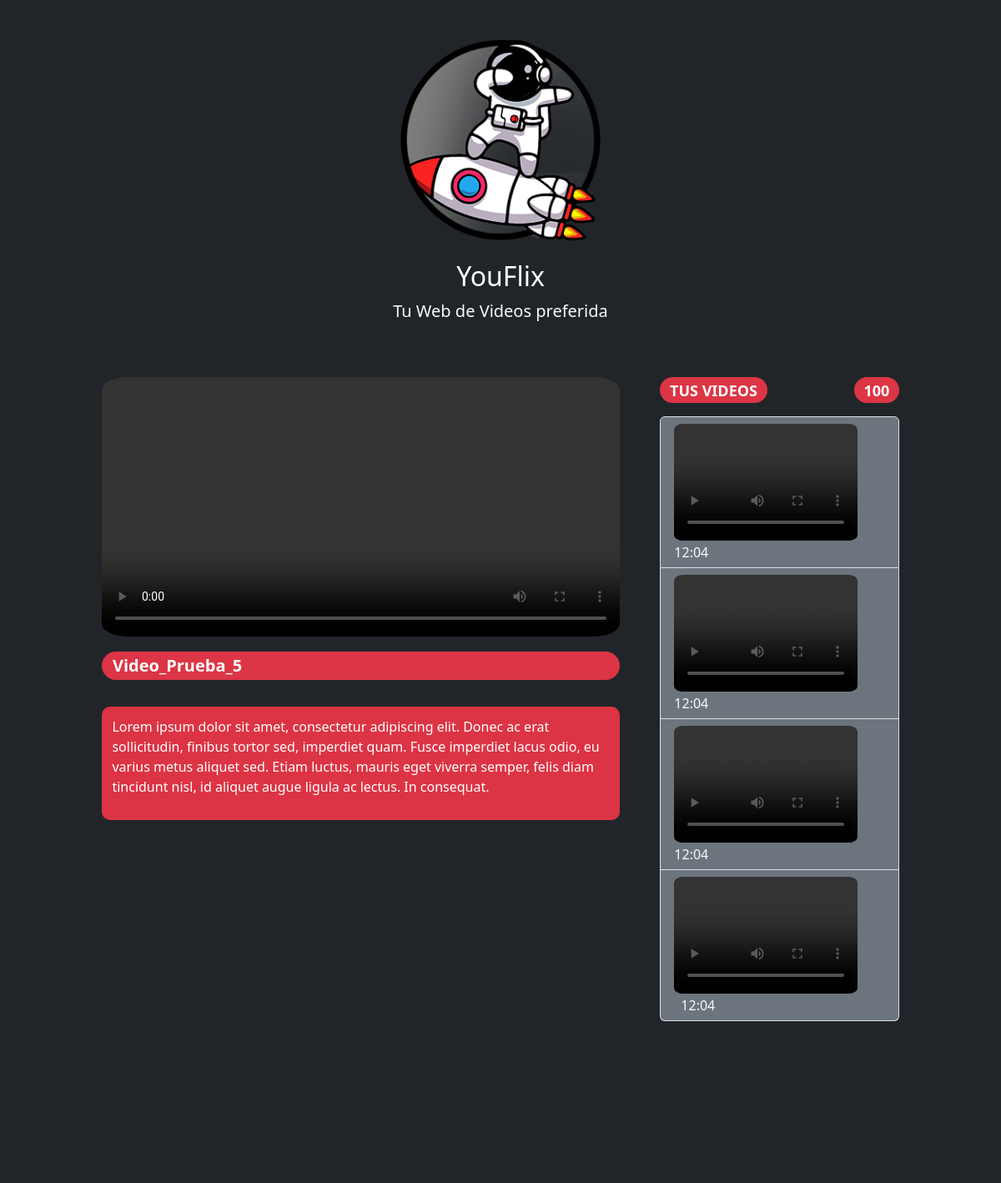
Page /player/Video_Prueba_5 on the committed database.
### app_1/models.py (models this page shows, shortened)
class Video(models.Model):  # MODIFICADO
    title = models.CharField(max_length=30, default='')
    description = models.TextField(max_length=300, null=True)
    path = models.CharField(max_length=2000, null=True)
    thumnail = models.CharField(max_length=2000, null=True)
    length = models.IntegerField(null=True, default=0)
    datetime = models.DateTimeField(auto_now=True, blank=False, null=False)
    likes = models.IntegerField(null=True, default=0)
    dislikes = models.IntegerField(null=True, default=0)
    cathegory = models.CharField(
        max_length=300, null=True, choices=VIDEO_CATHEGORY, default='')
    channel = models.ForeignKey(Channel, on_delete=models.CASCADE,
                                blank=True, null=True, default='', related_name='videos')

### app_1/views.py (the view)
# urls.py: path('player/<slug:titulo>', views.player, name='player'),
def player(request,titulo):
    video = Video.objects.get(title = titulo)
    context = {
        'video' : video,
    }
    return render(request,'app_1/player.html', context)

### app_1/templates/app_1/player.html (shortened to what this page needs)
<!DOCTYPE html>
<html lang="es">
  <head>
    <link
      href="https://cdn.jsdelivr.net/npm/bootstrap@5.2.2/dist/css/bootstrap.min.css"
      rel="stylesheet"
    />
    <link href="../assets/dist/css/bootstrap.min.css" rel="stylesheet" />
    <link rel="stylesheet" href="../../static/css/main.css" />
  </head>
  <body class="bg-dark">
    <div class="container">
      <main>
        <div class="py-5 text-center">
          <img
            class="d-block mx-auto mb-4 img-logo"
            src="../../static/img/Logo_negro_negro.webp"
            alt="YouFlix"
          />
          <h2 class="title">YouFlix</h2>
          <p class="lead text-light">Tu Web de Videos preferida</p>
        </div>
        <div class="row g-5">
          <div class="col-md-7 col-lg-8">
            <video class="embed-responsive embed-responsive-16by9" controls>
              <source src="{{ video.path }}" type="video/mp4" />
            </video>
            <span
              class="tit-video badge bg-danger rounded-pill w-100 text-start"
              > {{ video.title }}</span
            >
            <div class="cont-descrip">
              <p class="descrip">
                {{ video.description }}
              </p>
            </div>
          </div>
          <div class="col-md-5 col-lg-4 order-md-last">
            <h4 class="d-flex justify-content-between align-items-center mb-3">
              <span class="badge bg-danger rounded-pill">TUS VIDEOS</span>
              <span class="badge bg-danger rounded-pill">100</span>
            </h4>
            <ul class="list-group mb-5">
              <li
                class="list-group-item d-flex justify-content-between lh-sm bg-secondary"
              >
                <div>
                  <video
                    class="embed-responsive embed-responsive-16by9 video-tam"
                    controls
                  >
                    <source src="videoplayback.mp4" type="video/mp4" />
                  </video>
                  <span class="text-light">12:04</span>
                </div>
              </li>
              <li
                class="list-group-item d-flex justify-content-between lh-sm bg-secondary"
              >
                <div>
                  <video
                    class="embed-responsive embed-responsive-16by9 video-tam"
                    controls
                  >
                    <source src="videoplayback.mp4" type="video/mp4" />
                  </video>
                  <span class="text-light">12:04</span>
                </div>
              </li>
              <li
                class="list-group-item d-flex justify-content-between lh-sm bg-secondary"
              >
                <div>
                  <video
                    class="embed-responsive embed-responsive-16by9 video-tam"
                    controls
                  >
                    <source src="videoplayback.mp4" type="video/mp4" />
                  </video>
                  <span class="text-light">12:04</span>
                </div>
              </li>
              <li
                class="list-group-item d-flex justify-content-between lh-sm bg-secondary"
              >
                <div>
                  <video
                    class="embed-responsive embed-responsive-16by9 video-tam"
                    controls
                  >
                    <source src="videoplayback.mp4" type="video/mp4" />
                  </video>
                  <span class="text-light m-2">12:04</span>
                </div>
              </li>
            </ul>
          </div>
        </div>
      </main>
      <footer class="my-5 pt-5 text-muted text-center text-small">
        <p class="mb-1">&copy; 2022–2023 YouFlix</p>
      </footer>
    </div>
  </body>
</html>

### app_1/static/css/main.css (style rules this page uses)
.container { max-width: 980px; }
.title { color: white; }
video { border-radius: 5%; width: 100%; }
.video-tam { width: 220px; height: 140px; }
.tit-video { font-size: 20px; margin-top: 2%; }
.descrip { color: white; }
.img-logo { width: 30vh; }
.cont-descrip { margin-top: 5%; background-color: #dc3444; border-radius: 10px; padding: 2%; }
body { background: #304FFE; }

### rows in the picture
Video: title "Video_Prueba_5", description "Lorem ipsum dolor sit amet, consectetur adipiscing elit. Donec ac erat sollicitudin, finibus tortor sed, imperdiet quam. Fusce imperdiet lacus odio, eu varius metus aliquet sed. Etiam luctus, mauris eget viverra semper, felis diam tincidunt nisl, id aliquet augue ligula ac lectus. In consequat."
